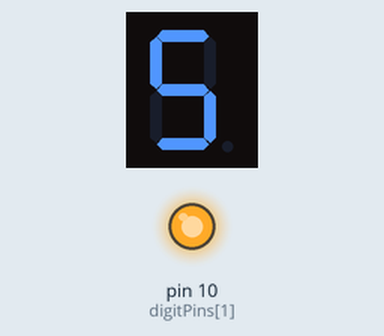
Recording of a sketch running on a simulated Arduino Uno, built with avr-gcc and run on an emulated ATmega328P. Shown: 1-digit seven-segment display, output pins drawn as LEDs (lit = HIGH). Wiring (inferred from the names in the program): 1-digit 7-segment display, segments lit when HIGH: segments pin 2, pin 3, pin 4, pin 5, pin 6, pin 7, pin 8, pin 9. The segment pins are drawn as the display they are named for; pins used as bus, display or sensor lines are not drawn.

Above: at 0.1 s.
At 10.1 s:
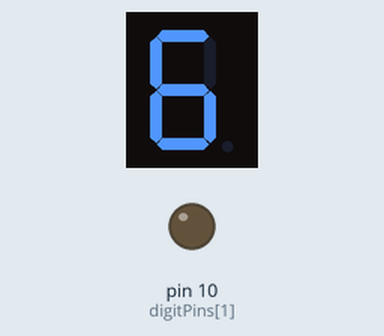
At 19.1 s:
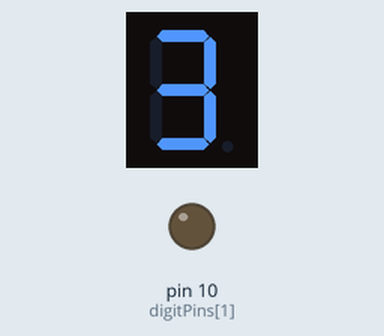
At 37.1 s:
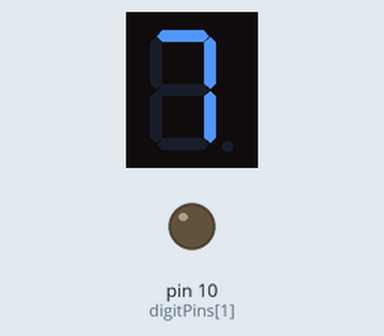
Timing chart, 0 to 39.5 s (numbered marks = the images above):
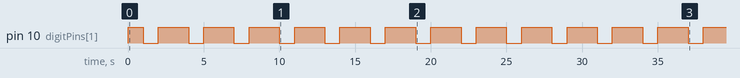

Measured:
- by itself, pin 10 (digitPins[1]): alternates HIGH for 2.0 s and LOW for 1.0 s
- what the display in image 1 shows lasts 2.0 s, from 10.0 s to 12.0 s

The sketch:

multiplexing.ino
```cpp
int segmentPins[] = {2, 3, 4, 5, 6, 7, 8, 9};

int digitPins[] = {9, 10};

 byte numberPatterns[10] = {
    0b00111111, // 0
    0b00000110, // 1
    0b01011011, // 2
    0b01001111, // 3
    0b01100110, // 4
    0b01101101, // 5
    0b01111101, // 6
    0b00000111, // 7
    0b01111111, // 8
    0b01101111  // 9
};


void displayDigit(int digit, int number) {
    digitalWrite(digitPins[digit], LOW);
    for (int i = 0; i < 8; i++) {
        digitalWrite(segmentPins[i], (numberPatterns[number] >> i) & 1);
    }
    delay(1000);
    digitalWrite(digitPins[digit], HIGH);
}

void setup() {
    for (int i = 0; i < 8; i++) {
        pinMode(segmentPins[i], OUTPUT);
    }
    for (int i = 0; i < 2; i++) {
        pinMode(digitPins[i], OUTPUT);
        digitalWrite(digitPins[i], HIGH);
    }
}

void loop() {
    int time = 59;

    while (time >= 0) {
        int ones = time % 10;
        int tens = (time / 10) % 10;


        displayDigit(0, tens);
        displayDigit(1, ones);

        delay(1000);
        time--;
    }
}
```
